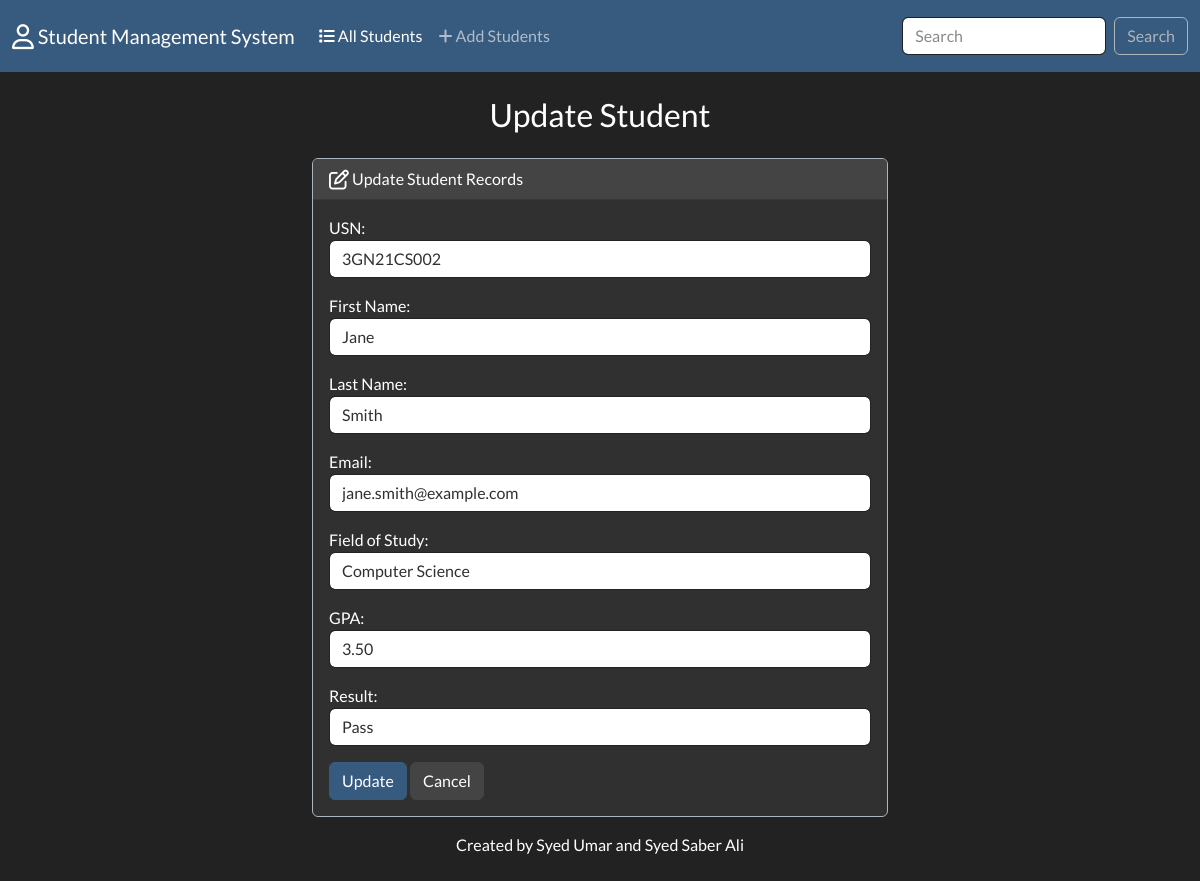
The page /edit/3/ on the database its author committed.
### students/models.py (models this page shows, shortened)
class Student(models.Model):
    first_name = models.CharField(max_length=100)
    last_name = models.CharField(max_length=100)
    email = models.EmailField()
    field_of_study = models.CharField(max_length=100)
    usn = models.CharField(max_length=100, unique=True)
    gpa = models.DecimalField(max_digits=4, decimal_places=2)
    RESULT_CHOICES = [
        ('pass', 'Pass'),
        ('fail', 'Fail'),
    ]
    result = models.CharField(max_length=4, choices=RESULT_CHOICES, default='pass')

### students/views.py (the view)
# urls.py: path('edit/<int:id>/',views.edit,name='edit'),
def edit(request,id):
    student = Student.objects.get(pk=id)
    form = StudentForm(request.POST, instance=student)
    if form.is_valid():
        form.save()
        return render(request,'students/edit.html' ,{
            'form': form,
            'success': True
        })
    else:
        student = Student.objects.get(pk=id)
        form = StudentForm(instance=student)
    return render(request,'students/edit.html',{
        'form': form
    })

### students/forms.py
class StudentForm(forms.ModelForm):
    class Meta:
        model = Student
        fields = ['usn', 'first_name', 'last_name', 'email', 'field_of_study', 'gpa', 'result']
        labels = {
            'usn': 'USN',
            'first_name': 'First Name',
            'last_name': 'Last Name',
            'email': 'Email',
            'field_of_study': 'Field of Study',
            'gpa': 'GPA',
            'result': 'Result'
        }
        widgets = {
            'usn': forms.TextInput(attrs={'class': 'form-control'}),
            'first_name': forms.TextInput(attrs={'class': 'form-control'}),
            'last_name': forms.TextInput(attrs={'class': 'form-control'}),
            'email': forms.EmailInput(attrs={'class': 'form-control'}),
            'field_of_study': forms.TextInput(attrs={'class': 'form-control'}),
            'gpa': forms.NumberInput(attrs={'class': 'form-control'}),
            'result': forms.Select(attrs={'class': 'form-control'}, choices=Student.RESULT_CHOICES),
        }

### students/templates/students/edit.html (shortened to what this page needs)
{% extends "students/base.html" %}
{% block body %}
    <h3 class="text-center m-4">Update Student</h3>
    {% if success %}
        <div class="alert alert-success" role="alert">
            Student updated successfully.
            <a href="{% url 'index' %}" class="alert-link">Go to Homepage.</a>
        </div>
    {% else %}
    <div class="row justify-content-center">
        <div class="col-6">
            <div class="card border-light mb-3">
                <div class="card-header">
                    <i class="fa-regular fa-pen-to-square fa-lg"></i> Update Student Records
                </div>
                <div class="card-body">
                    <form action="" method="POST">
                        {{ form.as_p }}
                        <button type="submit" class="btn btn-primary">Update</button>
                        <a href="{% url 'index' %}" class="btn btn-secondary">Cancel</a>
                    </form>
                </div>
            </div>
        </div>
    </div>
    {% endif %}
{% endblock %}

### rows shown on the page
Student: usn "3GN21CS002", first_name "Jane", last_name "Smith", email "jane.smith@example.com", field_of_study "Computer Science", gpa "3.50", result "Pass"
